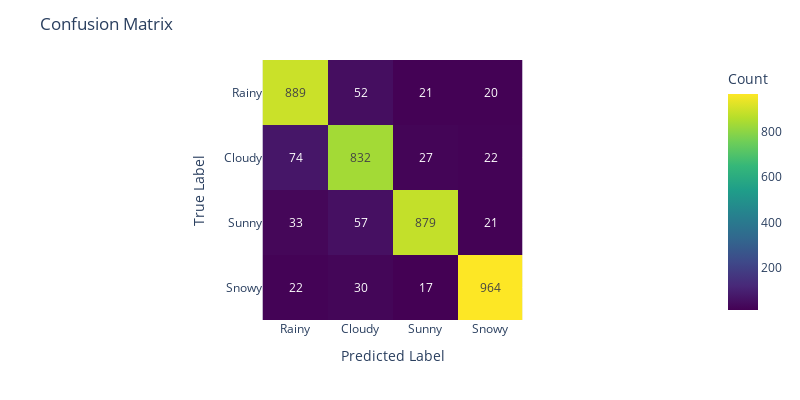

The notebook cell this image was saved under:
### Code cell
print("Accuracy:", accuracy_SVM)
print("SVM - Best Params:", svc_grid_search.best_params_)
print("SVM - Best Estimator:", svc_grid_search.best_estimator_)
print("SVM - Best Score:", svc_grid_search.best_score_)
Plot_5(y_test, y_pred_SVM)

### Figure 1 — Plotly figure (JSON) as saved in the notebook; plotly's stock layout.template omitted (floating-point values rounded to 4 significant figures)
{"data": [{"coloraxis": "coloraxis", "hovertemplate": "Predicted Label: %{x}<br>True Label: %{y}<br>Count: %{z}<extra></extra>", "name": "0", "texttemplate": "%{z}", "type": "heatmap", "x": ["Rainy", "Cloudy", "Sunny", "Snowy"], "xaxis": "x", "y": ["Rainy", "Cloudy", "Sunny", "Snowy"], "yaxis": "y", "z": [[889, 52, 21, 20], [74, 832, 27, 22], [33, 57, 879, 21], [22, 30, 17, 964]]}], "layout": {"coloraxis": {"colorbar": {"title": {"text": "Count"}}, "colorscale": [[0, "#440154"], [0.1111, "#482878"], [0.2222, "#3e4989"], [0.3333, "#31688e"], [0.4444, "#26828e"], [0.5556, "#1f9e89"], [0.6667, "#35b779"], [0.7778, "#6ece58"], [0.8889, "#b5de2b"], [1, "#fde725"]]}, "height": 400, "margin": {"t": 60}, "title": {"text": "Confusion Matrix"}, "width": 800, "xaxis": {"anchor": "y", "constrain": "domain", "domain": [0, 1], "scaleanchor": "y", "title": {"text": "Predicted Label"}}, "yaxis": {"anchor": "x", "autorange": "reversed", "constrain": "domain", "domain": [0, 1], "title": {"text": "True Label"}}}}
